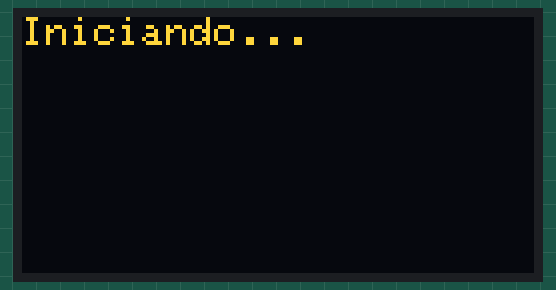
This sketch was run on a simulated ESP8266 (NodeMCU). Shown: 128×64 one-colour display. The OLED is the two-colour kind (top 16 rows yellow); WiFi joins after 1.5 s; servers stay silent unless stated; the local clock reads 2024-03-15 10:24:30 at power-on unless the sketch sets it; what the sketch prints to the serial monitor is not drawn.

Above: at 0.6 s.
At 2.1 s:
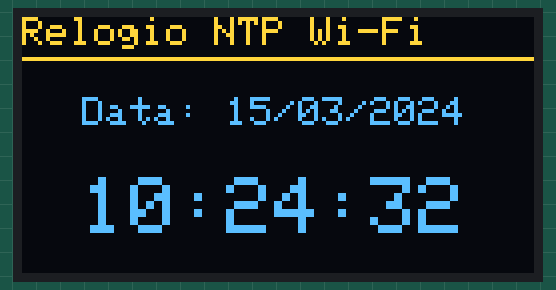
At 10.3 s:
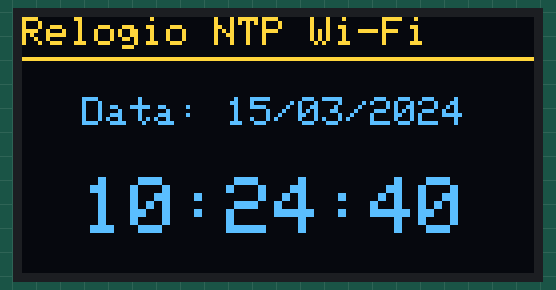
At 19.6 s:
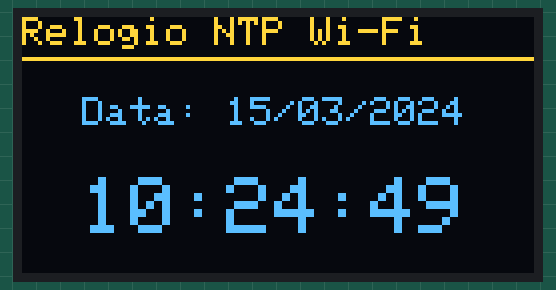
At 28.8 s:
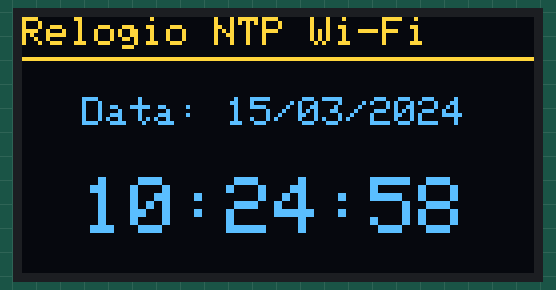
At 38.0 s:
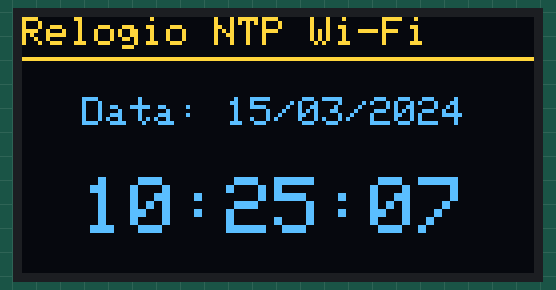

Measured:
- what the display in image 0 shows lasts 1.5 s, from 0.6 s to 2.1 s
- what the display in image 1 shows lasts 1.0 s, from 2.1 s to 3.1 s

The sketch:

Horario_monitor_serial_wifi.ino
```cpp
#include <ESP8266WiFi.h>
#include <time.h>
#include <Wire.h>
#include <Adafruit_GFX.h>
#include <Adafruit_SSD1306.h>

// Configurações do Wi-Fi (2.4 GHz)
const char* ssid = "A35 de Karine";
const char* password = "ifgtafacil";

// Configurações de Fuso Horário (BRT = UTC-3)
const char* NTP_SERVER = "time1.google.com";
const long GMT_OFFSET_SEC = -3 * 3600;
const int DAYLIGHT_OFFSET_SEC = 0;

// Mapeamento dos Pinos I2C customizados
#define OLED_SDA 14 // GPIO14 -> Pino D5
#define OLED_SCL 12 // GPIO12 -> Pino D6

// Configurações do Display OLED SSD1306 (128x64)
#define SCREEN_WIDTH 128
#define SCREEN_HEIGHT 64
#define OLED_RESET -1

Adafruit_SSD1306 display(SCREEN_WIDTH, SCREEN_HEIGHT, &Wire, OLED_RESET);

void setup() {
  Serial.begin(115200);
  delay(500);

  // Inicializa a comunicação I2C com os pinos D5 (SDA) e D6 (SCL)
  Wire.begin(OLED_SDA, OLED_SCL);

  // Inicializa o Display OLED (Endereço I2C 0x3C padrão)
  if (!display.begin(SSD1306_SWITCHCAPVCC, 0x3C)) {
    Serial.println(F("Falha ao inicializar o display SSD1306"));
  } else {
    display.clearDisplay();
    display.setTextColor(SSD1306_WHITE);
    display.setTextSize(1);
    display.setCursor(0, 0);
    display.println("Iniciando...");
    display.display();
  }

  // Conexão Wi-Fi
  Serial.print("Conectando a ");
  Serial.println(ssid);
  WiFi.begin(ssid, password);

  while (WiFi.status() != WL_CONNECTED) {
    delay(500);
    Serial.print(".");
  }

  Serial.println("");
  Serial.println("Wi-Fi conectado!");
  Serial.print("Endereço IP: ");
  Serial.println(WiFi.localIP());

  // Configuração do horário via NTP
  configTime(GMT_OFFSET_SEC, DAYLIGHT_OFFSET_SEC, NTP_SERVER);
  Serial.println("Aguardando sincronização do horário NTP...");

  // Espera pela sincronização do horário
  struct tm timeinfo;
  while (!getLocalTime(&timeinfo)) {
    Serial.print(".");
    delay(500);
  }
  Serial.println("\nHorário sincronizado com sucesso!");
}

void loop() {
  struct tm timeinfo;

  if (getLocalTime(&timeinfo)) {
    // Formatação de data e hora
    char dataStr[12];
    char horaStr[10];

    strftime(dataStr, sizeof(dataStr), "%d/%m/%Y", &timeinfo);
    strftime(horaStr, sizeof(horaStr), "%H:%M:%S", &timeinfo);

    // 1. Exibição no Monitor Serial
    Serial.print("Data: ");
    Serial.print(dataStr);
    Serial.print(" | Hora: ");
    Serial.println(horaStr);

    // 2. Exibição no Display OLED
    display.clearDisplay();

    // Cabeçalho
    display.setTextSize(1);
    display.setCursor(0, 0);
    display.println("Relogio NTP Wi-Fi");
    display.drawLine(0, 10, 128, 10, SSD1306_WHITE);

    // Data
    display.setCursor(15, 20);
    display.setTextSize(1);
    display.print("Data: ");
    display.println(dataStr);

    // Hora
    display.setCursor(15, 40);
    display.setTextSize(2);
    display.println(horaStr);

    display.display();
  } else {
    Serial.println("Falha ao obter o horário.");
  }

  delay(1000);
}
```
